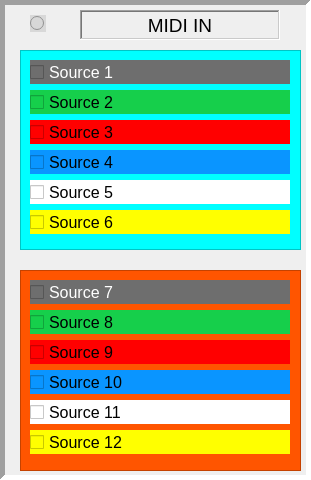
   <widget class="QFrame" name="frame_MIDI">
    <property name="geometry">
     <rect>
      <x>10</x>
      <y>60</y>
      <width>311</width>
      <height>480</height>
     </rect>
    </property>
    <property name="frameShape">
     <enum>QFrame::Panel</enum>
    </property>
    <property name="frameShadow">
     <enum>QFrame::Sunken</enum>
    </property>
    <property name="lineWidth">
     <number>5</number>
    </property>
    <property name="midLineWidth">
     <number>5</number>
    </property>
    <widget class="QFrame" name="frame_3">
     <property name="geometry">
      <rect>
       <x>20</x>
       <y>50</y>
       <width>281</width>
       <height>200</height>
      </rect>
     </property>
     <property name="styleSheet">
      <string notr="true">background-color: rgb(0, 255, 255);</string>
     </property>
     <property name="frameShape">
      <enum>QFrame::StyledPanel</enum>
     </property>
     <property name="frameShadow">
      <enum>QFrame::Raised</enum>
     </property>
     <widget class="QCheckBox" name="checkBox_source_6">
      <property name="geometry">
       <rect>
        <x>10</x>
        <y>160</y>
        <width>260</width>
        <height>24</height>
       </rect>
      </property>
      <property name="font">
       <font>
        <pointsize>12</pointsize>
       </font>
      </property>
      <property name="styleSheet">
       <string notr="true">background-color: rgb(255, 255, 0);</string>
      </property>
      <property name="text">
       <string>Source 6</string>
      </property>
      <property name="iconSize">
       <size>
        <width>16</width>
        <height>16</height>
       </size>
      </property>
     </widget>
     <widget class="QCheckBox" name="checkBox_source_2">
      <property name="geometry">
       <rect>
        <x>10</x>
        <y>40</y>
        <width>260</width>
        <height>24</height>
       </rect>
      </property>
      <property name="font">
       <font>
        <pointsize>12</pointsize>
       </font>
      </property>
      <property name="styleSheet">
       <string notr="true">background-color: rgb(22, 207, 75);</string>
      </property>
      <property name="text">
       <string>Source 2</string>
      </property>
      <property name="iconSize">
       <size>
        <width>16</width>
        <height>16</height>
       </size>
      </property>
     </widget>
     <widget class="QCheckBox" name="checkBox_source_1">
      <property name="geometry">
       <rect>
        <x>10</x>
        <y>10</y>
        <width>260</width>
        <height>24</height>
       </rect>
      </property>
      <property name="palette">
       <palette>
        <active>
         <colorrole role="WindowText">
          <brush brushstyle="SolidPattern">
           <color alpha="255">
            <red>255</red>
            <green>255</green>
            <blue>255</blue>
           </color>
          </brush>
         </colorrole>
         <colorrole role="Button">
          <brush brushstyle="SolidPattern">
           <color alpha="255">
            <red>110</red>
            <green>110</green>
            <blue>110</blue>
           </color>
          </brush>
         </colorrole>
         <colorrole role="Text">
          <brush brushstyle="SolidPattern">
           <color alpha="255">
            <red>255</red>
            <green>255</green>
            <blue>255</blue>
           </color>
          </brush>
         </colorrole>
         <colorrole role="ButtonText">
          <brush brushstyle="SolidPattern">
           <color alpha="255">
            <red>255</red>
            <green>255</green>
            <blue>255</blue>
           </color>
          </brush>
         </colorrole>
         <colorrole role="Base">
          <brush brushstyle="SolidPattern">
           <color alpha="255">
            <red>110</red>
            <green>110</green>
            <blue>110</blue>
           </color>
          </brush>
         </colorrole>
         <colorrole role="Window">
          <brush brushstyle="SolidPattern">
           <color alpha="255">
            <red>110</red>
            <green>110</green>
            <blue>110</blue>
           </color>
          </brush>
         </colorrole>
        </active>
        <inactive>
         <colorrole role="WindowText">
          <brush brushstyle="SolidPattern">
           <color alpha="255">
            <red>255</red>
            <green>255</green>
            <blue>255</blue>
           </color>
          </brush>
         </colorrole>
         <colorrole role="Button">
          <brush brushstyle="SolidPattern">
           <color alpha="255">
            <red>110</red>
            <green>110</green>
            <blue>110</blue>
           </color>
          </brush>
         </colorrole>
         <colorrole role="Text">
          <brush brushstyle="SolidPattern">
           <color alpha="255">
            <red>255</red>
            <green>255</green>
            <blue>255</blue>
           </color>
          </brush>
         </colorrole>
         <colorrole role="ButtonText">
          <brush brushstyle="SolidPattern">
           <color alpha="255">
            <red>255</red>
            <green>255</green>
            <blue>255</blue>
           </color>
          </brush>
         </colorrole>
         <colorrole role="Base">
          <brush brushstyle="SolidPattern">
           <color alpha="255">
            <red>110</red>
            <green>110</green>
            <blue>110</blue>
           </color>
          </brush>
         </colorrole>
         <colorrole role="Window">
          <brush brushstyle="SolidPattern">
           <color alpha="255">
            <red>110</red>
            <green>110</green>
            <blue>110</blue>
           </color>
          </brush>
         </colorrole>
        </inactive>
        <disabled>
         <colorrole role="WindowText">
          <brush brushstyle="SolidPattern">
           <color alpha="255">
            <red>255</red>
            <green>255</green>
            <blue>255</blue>
           </color>
          </brush>
         </colorrole>
         <colorrole role="Button">
          <brush brushstyle="SolidPattern">
           <color alpha="255">
            <red>110</red>
            <green>110</green>
            <blue>110</blue>
           </color>
          </brush>
         </colorrole>
         <colorrole role="Text">
          <brush brushstyle="SolidPattern">
           <color alpha="255">
            <red>255</red>
            <green>255</green>
            <blue>255</blue>
           </color>
          </brush>
         </colorrole>
         <colorrole role="ButtonText">
          <brush brushstyle="SolidPattern">
           <color alpha="255">
            <red>255</red>
            <green>255</green>
            <blue>255</blue>
           </color>
          </brush>
         </colorrole>
         <colorrole role="Base">
          <brush brushstyle="SolidPattern">
           <color alpha="255">
            <red>110</red>
            <green>110</green>
            <blue>110</blue>
           </color>
          </brush>
         </colorrole>
         <colorrole role="Window">
          <brush brushstyle="SolidPattern">
           <color alpha="255">
            <red>110</red>
            <green>110</green>
            <blue>110</blue>
           </color>
          </brush>
         </colorrole>
        </disabled>
       </palette>
      </property>
      <property name="font">
       <font>
        <pointsize>12</pointsize>
       </font>
      </property>
      <property name="styleSheet">
       <string notr="true">background-color: rgb(110, 110, 110);
color: rgb(255, 255, 255);</string>
      </property>
      <property name="text">
       <string>Source 1</string>
      </property>
      <property name="iconSize">
       <size>
        <width>16</width>
        <height>16</height>
       </size>
      </property>
     </widget>
     <widget class="QCheckBox" name="checkBox_source_4">
      <property name="geometry">
       <rect>
        <x>10</x>
        <y>100</y>
        <width>260</width>
        <height>24</height>
       </rect>
      </property>
      <property name="font">
       <font>
        <pointsize>12</pointsize>
       </font>
      </property>
      <property name="styleSheet">
       <string notr="true">background-color: rgb(10, 149, 255);</string>
      </property>
      <property name="text">
       <string>Source 4</string>
      </property>
      <property name="iconSize">
       <size>
        <width>16</width>
        <height>16</height>
       </size>
      </property>
     </widget>
     <widget class="QCheckBox" name="checkBox_source_5">
      <property name="geometry">
       <rect>
        <x>10</x>
        <y>130</y>
        <width>260</width>
        <height>24</height>
       </rect>
      </property>
      <property name="font">
       <font>
        <pointsize>12</pointsize>
       </font>
      </property>
      <property name="styleSheet">
       <string notr="true">background-color: rgb(255, 255, 255);</string>
      </property>
      <property name="text">
       <string>Source 5</string>
      </property>
      <property name="iconSize">
       <size>
        <width>16</width>
        <height>16</height>
       </size>
      </property>
     </widget>
     <widget class="QCheckBox" name="checkBox_source_3">
      <property name="geometry">
       <rect>
        <x>10</x>
        <y>70</y>
        <width>260</width>
        <height>24</height>
       </rect>
      </property>
      <property name="font">
       <font>
        <pointsize>12</pointsize>
       </font>
      </property>
      <property name="styleSheet">
       <string notr="true">background-color: rgb(255, 0, 0);</string>
      </property>
      <property name="text">
       <string>Source 3</string>
      </property>
      <property name="iconSize">
       <size>
        <width>16</width>
        <height>16</height>
       </size>
      </property>
     </widget>
    </widget>
    <widget class="QLabel" name="label_MidiInputs">
     <property name="geometry">
      <rect>
       <x>80</x>
       <y>10</y>
       <width>200</width>
       <height>30</height>
      </rect>
     </property>
     <property name="font">
      <font>
       <pointsize>14</pointsize>
      </font>
     </property>
     <property name="frameShape">
      <enum>QFrame::WinPanel</enum>
     </property>
     <property name="frameShadow">
      <enum>QFrame::Sunken</enum>
     </property>
     <property name="text">
      <string>MIDI IN</string>
     </property>
     <property name="alignment">
      <set>Qt::AlignCenter</set>
     </property>
    </widget>
    <widget class="QFrame" name="frame_2">
     <property name="geometry">
      <rect>
       <x>20</x>
       <y>270</y>
       <width>281</width>
       <height>201</height>
      </rect>
     </property>
     <property name="styleSheet">
      <string notr="true">background-color: rgb(255, 85, 0);</string>
     </property>
     <property name="frameShape">
      <enum>QFrame::StyledPanel</enum>
     </property>
     <property name="frameShadow">
      <enum>QFrame::Raised</enum>
     </property>
     <widget class="QCheckBox" name="checkBox_source_12">
      <property name="geometry">
       <rect>
        <x>10</x>
        <y>160</y>
        <width>260</width>
        <height>24</height>
       </rect>
      </property>
      <property name="font">
       <font>
        <pointsize>12</pointsize>
       </font>
      </property>
      <property name="styleSheet">
       <string notr="true">background-color: rgb(255, 255, 0);</string>
      </property>
      <property name="text">
       <string>Source 12</string>
      </property>
      <property name="iconSize">
       <size>
        <width>16</width>
        <height>16</height>
       </size>
      </property>
     </widget>
     <widget class="QCheckBox" name="checkBox_source_8">
      <property name="geometry">
       <rect>
        <x>10</x>
        <y>40</y>
        <width>260</width>
        <height>24</height>
       </rect>
      </property>
      <property name="font">
       <font>
        <pointsize>12</pointsize>
       </font>
      </property>
      <property name="styleSheet">
       <string notr="true">background-color: rgb(22, 207, 75);</string>
      </property>
      <property name="text">
       <string>Source 8</string>
      </property>
      <property name="iconSize">
       <size>
        <width>16</width>
        <height>16</height>
       </size>
      </property>
     </widget>
     <widget class="QCheckBox" name="checkBox_source_7">
      <property name="geometry">
       <rect>
        <x>10</x>
        <y>10</y>
        <width>260</width>
        <height>24</height>
       </rect>
      </property>
      <property name="font">
       <font>
        <pointsize>12</pointsize>
       </font>
      </property>
      <property name="styleSheet">
       <string notr="true">background-color: rgb(110, 110, 110);
color: rgb(255, 255, 255);</string>
      </property>
      <property name="text">
       <string>Source 7</string>
      </property>
      <property name="iconSize">
       <size>
        <width>16</width>
        <height>16</height>
       </size>
      </property>
     </widget>
     <widget class="QCheckBox" name="checkBox_source_9">
      <property name="geometry">
       <rect>
        <x>10</x>
        <y>70</y>
        <width>260</width>
        <height>24</height>
       </rect>
      </property>
      <property name="font">
       <font>
        <pointsize>12</pointsize>
       </font>
      </property>
      <property name="styleSheet">
       <string notr="true">background-color: rgb(255, 0, 0);</string>
      </property>
      <property name="text">
       <string>Source 9</string>
      </property>
      <property name="iconSize">
       <size>
        <width>16</width>
        <height>16</height>
       </size>
      </property>
     </widget>
     <widget class="QCheckBox" name="checkBox_source_10">
      <property name="geometry">
       <rect>
        <x>10</x>
        <y>100</y>
        <width>260</width>
        <height>24</height>
       </rect>
      </property>
      <property name="font">
       <font>
        <pointsize>12</pointsize>
       </font>
      </property>
      <property name="styleSheet">
       <string notr="true">background-color: rgb(10, 149, 255);</string>
      </property>
      <property name="text">
       <string>Source 10</string>
      </property>
      <property name="iconSize">
       <size>
        <width>16</width>
        <height>16</height>
       </size>
      </property>
     </widget>
     <widget class="QCheckBox" name="checkBox_source_11">
      <property name="geometry">
       <rect>
        <x>10</x>
        <y>130</y>
        <width>260</width>
        <height>24</height>
       </rect>
      </property>
      <property name="font">
       <font>
        <pointsize>12</pointsize>
       </font>
      </property>
      <property name="styleSheet">
       <string notr="true">background-color: rgb(255, 255, 255);</string>
      </property>
      <property name="text">
       <string>Source 11</string>
      </property>
      <property name="iconSize">
       <size>
        <width>16</width>
        <height>16</height>
       </size>
      </property>
     </widget>
    </widget>
    <widget class="QRadioButton" name="radioButton_MIDI">
     <property name="geometry">
      <rect>
       <x>30</x>
       <y>15</y>
       <width>16</width>
       <height>17</height>
      </rect>
     </property>
     <property name="styleSheet">
      <string notr="true">background-color: rgb(216, 216, 216);</string>
     </property>
     <property name="text">
      <string/>
     </property>
    </widget>
   </widget>
